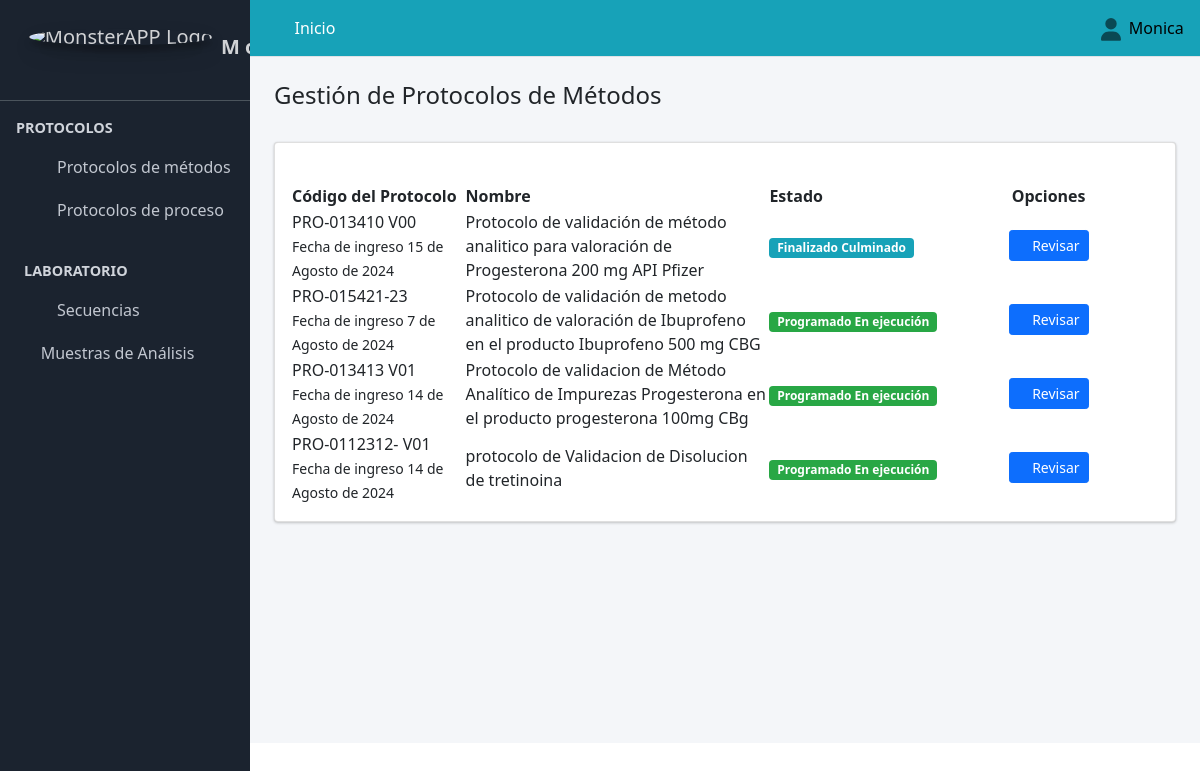
The app's page /protocolo_metodos/ (signed in) with its own data.
### Aplicaciones/Protocolo_Metodos/models.py (models this page shows, shortened)
class Protocolos(models.Model):
     fecha_ingreso=models.DateField(verbose_name="Fecha de Registro", null=True, blank=False, help_text=u"AAAA/MM/DD")
     codigo=models.CharField(max_length=90, verbose_name="Código Protocolo", null=True, blank=False, unique=True)
     nombre=models.CharField(max_length=250, verbose_name="Título_del_Protocolo",  null=True, blank=False, unique=True)
     ensayo=models.ForeignKey(to=Ensayo, on_delete=models.CASCADE, verbose_name="Ensayo", null=True, blank=False)
     metodo=models.ForeignKey(to=Metodo, on_delete=models.CASCADE, verbose_name="Metodo de referencia", null=True, blank=False)
     celda=models.ForeignKey(to=Celda, on_delete=models.CASCADE, verbose_name="Celda", null=True, blank=False)
     muestras_y_Placebos=models.ManyToManyField(Muestras_y_Placebos, blank=False)
     metodologia=models.ForeignKey(Metodologia, on_delete=models.CASCADE, verbose_name="metodologia", null=True, blank=False,  max_length=90)
     parametro=models.ManyToManyField(to=Parametro, blank=False, related_name="parametro")
     Insumos_del_Proceso=models.ManyToManyField(to=Viabilidad)
     cliente=models.ForeignKey(to=Cliente, on_delete=models.CASCADE, verbose_name="Cliente", null=True, blank=False)
     estado_protocolo=models.ForeignKey(to=EstadoProtocolo, on_delete=models.CASCADE, verbose_name="Estado Protocolo", null=True, blank=False)
     class Condicion(models.TextChoices):
        ACTIVO = "Activo", "ACTIVO"
        PASIVO = "Pasivo", "PASIVO"
     condicion=models.CharField(max_length=90, choices=Condicion.choices, default=Condicion.ACTIVO, verbose_name="Condicion")
     observaciones=models.CharField(max_length=250, verbose_name="Observaciones",  null=True, blank=False)
     fecha_final=models.DateField(verbose_name="Fecha de Finalización", null=True, blank=True,default=datetime.datetime.now)

class EstadoProtocolo(models.Model):
    estado_protocolos=models.CharField(verbose_name="Estado Protocolos", max_length=90)
    estado_motivo=models.CharField(verbose_name="Motivo del estado", max_length=90, blank=True, null=False, unique=True)
    class Condicion(models.TextChoices):
        ACTIVO = "Activo", "ACTIVO"
        PASIVO = "Pasivo", "PASIVO"
    condicion=models.CharField(max_length=90, choices=Condicion.choices, default=Condicion.ACTIVO, verbose_name="Condicion")
    def estado_protocolo(self):
        return "{} {}".format(self.estado_protocolos, self.estado_motivo)
    def __str__(self):
        return str(self.estado_protocolo())

### Aplicaciones/Protocolo_Metodos/views.py (the view)
# urls.py: path("protocolo_metodos/",views.protocolo_metodos, name="protocolo_metodos"),
@login_required
def protocolo_metodos(request):
    titulo = "Protocolo de Métodos"
    protocolo_metodos=Protocolos.objects.all()
    context = {
        "titulo": titulo,
        "protocolo_metodos": protocolo_metodos,
        "crear_metodologia":crear_metodologia,
    }
    return render(request, "protocolo_metodos/protocolo_metodos.html", context)

### SISTEMA_ANALITICO/templates/protocolo_metodos/protocolo_metodos.html (shortened to what this page needs)
{% extends "partial/body.html" %}
{% block contenido %}
<link href="https://unpkg.com/gijgo@1.9.14/css/gijgo.min.css" rel="stylesheet" type="text/css" />
<div class="container-fluid">
  <div class="pagetitle"><br>
    <h4 class="">Gestión de Protocolos de Métodos</h4><br>
  </div>
  <div class="card">
    <div class="container-fluid">
        <div class="row">
          <div class="col-md-6"> <br>
              </div>
              <div class="col-md-6">
                <br>
          </div>
          </div>
    </div>
      <div class="card-body">
        <table id="example3" class="display" style="width:100%">
          <thead class="">
            <tr>
            <th style="width: 20%">
            Código del Protocolo
            </th>
            <th style="width: 35%">
            Nombre
            </th>
              <th style="width: 8%" class="text-left">
            Estado
            </th>
            <th class="all text-center">
              Opciones
            </th>
            </tr>
            </thead>
            <tbody id="myTable">
              {% for p in protocolo_metodos %}
              {% if p.condicion == "Activo" and p.estado_protocolo.id != 7  %}
            <tr>
            <td>
            <a>
            {{p.codigo}}
            </a>
            <br>
            <small>
            Fecha de ingreso {{p.fecha_ingreso}}
            </small>
            </td>
            <td>
              {{p.nombre}}
            </td>
            <td class="project-state">
            {% if p.estado_protocolo.id == 6  %}
            <span class="badge badge-info">{{p.estado_protocolo}}</span>
            {% endif %}
            {% if p.estado_protocolo.id == 1 %}
            <span class="badge badge-success">{{p.estado_protocolo}}</span>
            {% endif %}
            </td>
            <td class="all text-center">
            <a class="btn btn-primary btn-sm" href="{% url 'revisar_protocolo_metodos' p.id %}">
            <i class="fas fa-folder">
            </i> Revisar
            </a>
            </td>
            </tr>
             {% endif %}
            {% endfor %}
            </tbody>
        </table>
        <link href="https://cdn.datatables.net/v/dt/jq-3.7.0/dt-2.0.3/b-3.0.1/b-html5-3.0.1/date-1.5.2/sl-2.0.0/datatables.min.css" rel="stylesheet">
        </div>
      </div>
    </div>
</div>
<link href="https://cdn.datatables.net/v/dt/jq-3.7.0/dt-2.0.3/b-3.0.1/b-html5-3.0.1/date-1.5.2/sl-2.0.0/datatables.min.css" rel="stylesheet">
{% endblock contenido %}

### SISTEMA_ANALITICO/templates/partial/navbar.html (shortened to what this page needs)
{% load static %}
  <nav class="main-header navbar navbar-expand  navbar-info navbar-light" >
    <ul class="navbar-nav">
      <li class="nav-item">
        <a class="nav-link" data-widget="pushmenu" href="#"><i class="fas fa-bars"></i></a>
      </li>
      {% if user.is_authenticated %}
      <li class="nav-item d-none d-sm-inline-block">
        <a href="{% url 'adm_inicio' %}" class="nav-link text-white">Inicio</a>
      </li>
      {% else %}
      <li class="nav-item d-none d-sm-inline-block">
        <a href="" class="nav-link text-white disabled">Inicio</a>
      </li>
      {% endif %}
    </ul>
    <ul class="navbar-nav ml-auto">
      <li class="nav-item dropdown ">
        <a class="nav-link" data-toggle="dropdown" href="#">
        </a>
        {% if user.is_authenticated %}
      </li>
    </ul>
<h7 class="text-black">{{ user.first_name }}&nbsp;&nbsp;</h7>
{% else %}
<a class="text-black" href="{% url 'sign_in' %}">Iniciar sesión</a>
{% endif %}
  </nav>

### records on screen
Protocolos: codigo "PRO-013410 V00", fecha_ingreso "15 de Agosto de 2024", nombre "Protocolo de validación de método analitico para valoración de Progesterona 200 mg API Pfizer", estado_protocolo "Finalizado Culminado"
Protocolos: codigo "PRO-015421-23", fecha_ingreso "7 de Agosto de 2024", nombre "Protocolo de validación de metodo analitico de valoración de Ibuprofeno en el producto Ibuprofeno 500 mg CBG", estado_protocolo "Programado En ejecución"
Protocolos: codigo "PRO-013413 V01", fecha_ingreso "14 de Agosto de 2024", nombre "Protocolo de validacion de Método Analítico de Impurezas Progesterona en el producto progesterona 100mg CBg", estado_protocolo "Programado En ejecución"
Protocolos: codigo "PRO-0112312- V01", fecha_ingreso "14 de Agosto de 2024", nombre "protocolo de Validacion de Disolucion de tretinoina", estado_protocolo "Programado En ejecución"

### other values on screen
{{ user.first_name }} "Monica"
